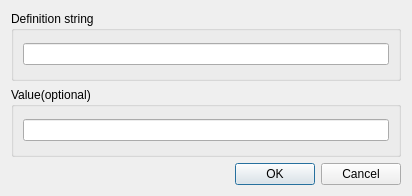
<?xml version="1.0" encoding="UTF-8"?>
<ui version="4.0">
 <class>PreprocDefnEditDlg</class>
 <widget class="QDialog" name="PreprocDefnEditDlg">
  <property name="geometry">
   <rect>
    <x>0</x>
    <y>0</y>
    <width>412</width>
    <height>196</height>
   </rect>
  </property>
  <property name="windowTitle">
   <string>Edit Prerocessor Definition</string>
  </property>
  <layout class="QVBoxLayout" name="verticalLayout">
   <item>
    <widget class="QGroupBox" name="groupBox">
     <property name="title">
      <string>Definition string</string>
     </property>
     <layout class="QHBoxLayout" name="horizontalLayout">
      <item>
       <widget class="QLineEdit" name="DefnStrLineEdit"/>
      </item>
     </layout>
    </widget>
   </item>
   <item>
    <widget class="QGroupBox" name="groupBox_2">
     <property name="title">
      <string>Value(optional)</string>
     </property>
     <layout class="QHBoxLayout" name="horizontalLayout_2">
      <item>
       <widget class="QLineEdit" name="ValLineEdit"/>
      </item>
     </layout>
    </widget>
   </item>
   <item>
    <widget class="QDialogButtonBox" name="buttonBox">
     <property name="orientation">
      <enum>Qt::Horizontal</enum>
     </property>
     <property name="standardButtons">
      <set>QDialogButtonBox::Cancel|QDialogButtonBox::Ok</set>
     </property>
    </widget>
   </item>
  </layout>
 </widget>
 <resources/>
 <connections>
  <connection>
   <sender>buttonBox</sender>
   <signal>rejected()</signal>
   <receiver>PreprocDefnEditDlg</receiver>
   <slot>reject()</slot>
   <hints>
    <hint type="sourcelabel">
     <x>316</x>
     <y>260</y>
    </hint>
    <hint type="destinationlabel">
     <x>286</x>
     <y>274</y>
    </hint>
   </hints>
  </connection>
 </connections>
</ui>
